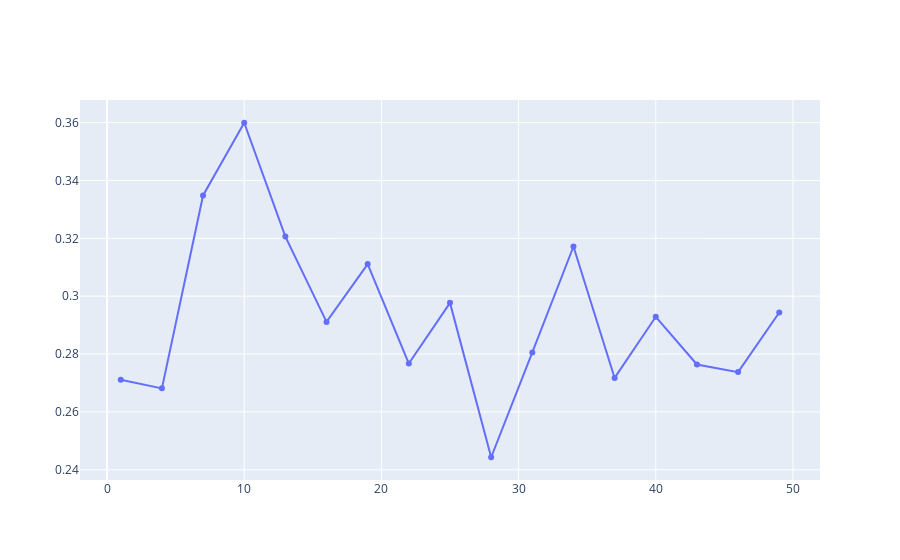

The notebook cell saved with this chart:
### Code cell
multex_scores = score_topics(multex_dictionary, multex_bow, multex_texts, start = 1, step = 3, stop = 52)
    
plot_topic_scores(multex_scores)

### Figure 1 — Plotly figure (JSON) as saved in the notebook; plotly's stock layout.template omitted (floating-point values rounded to 4 significant figures)
{"data": [{"name": "Scores", "type": "scatter", "x": [1, 4, 7, 10, 13, 16, 19, 22, 25, 28, 31, 34, 37, 40, 43, 46, 49], "y": [0.2711, 0.2681, 0.3348, 0.3599, 0.3206, 0.2911, 0.3111, 0.2767, 0.2977, 0.2443, 0.2806, 0.3172, 0.2717, 0.2929, 0.2764, 0.2737, 0.2944]}], "layout": {"autosize": true, "xaxis": {"autorange": true, "range": [-2.026, 52.03], "type": "linear"}, "yaxis": {"autorange": true, "range": [0.2359, 0.3684], "type": "linear"}}}
